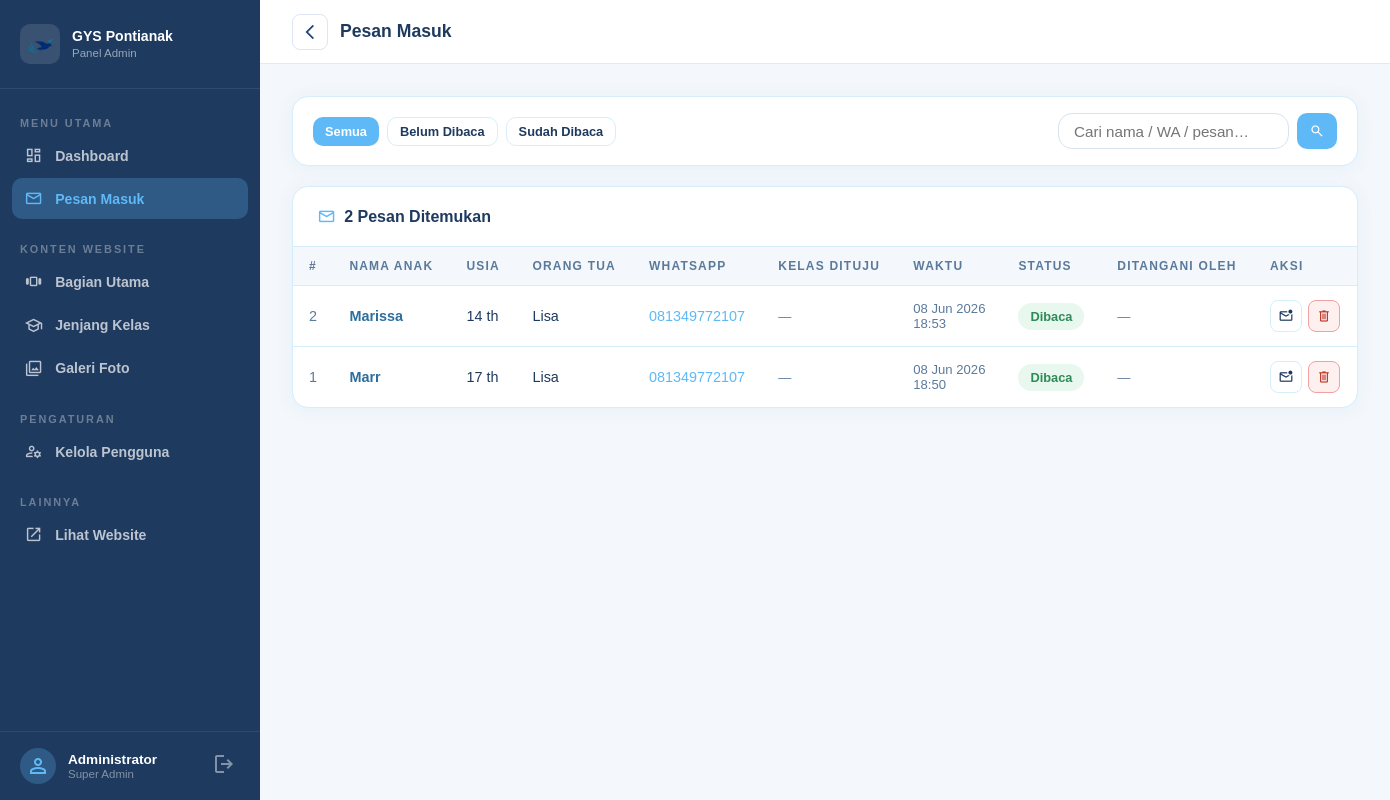
The app's page /admin/pesan.php (signed in) with its own data.
### tables this page shows
CREATE TABLE `pesan` (
  `id` int(10) UNSIGNED NOT NULL,
  `nama` varchar(100) NOT NULL,
  `usia` tinyint(4) NOT NULL,
  `jenis_kelamin` varchar(20) NOT NULL,
  `nama_wali` varchar(100) NOT NULL,
  `whatsapp` varchar(20) NOT NULL,
  `alamat` text NOT NULL,
  `pesan` text NOT NULL,
  `dibaca` tinyint(1) NOT NULL DEFAULT 0,
  `id_jenjang` int(10) UNSIGNED DEFAULT NULL,
  `ditangani_oleh` int(10) UNSIGNED DEFAULT NULL COMMENT 'FK → users.id: admin yang menangani/membaca pesan ini',
  `dibuat_pada` timestamp NOT NULL DEFAULT current_timestamp() ON UPDATE current_timestamp()
);

### config/auth.php (called while the page is built, shortened)
<?php
function currentUser(): array
{
    return [
        'id'   => $_SESSION['user_id']   ?? null,
        'nama' => $_SESSION['user_nama']  ?? '',
        'peran' => $_SESSION['user_peran']  ?? '',
        'nama_pengguna' => $_SESSION['user_nama_pengguna'] ?? '',
    ];
}

### admin/pesan.php (the view, shortened to what this page needs)
<?php
require_once dirname(__DIR__) . '/config/auth.php';
$pdo    = db();
$filter  = $_GET['filter'] ?? 'all';
$search  = trim($_GET['q'] ?? '');
$page    = max(1, (int) ($_GET['page'] ?? 1));
$perPage = 10;
$offset  = ($page - 1) * $perPage;
$where  = '1=1';
$params = [];
$countStmt = $pdo->prepare(
    "SELECT COUNT(*)
     FROM pesan p
     LEFT JOIN jenjang j ON j.id = p.id_jenjang
     WHERE $where"
);
$countStmt->execute($params);
$total = (int) $countStmt->fetchColumn();
$stmt = $pdo->prepare(
    "SELECT
        p.*,
        j.nama AS nama_jenjang,
        u.nama AS nama_penanggung_jawab
     FROM pesan p
     LEFT JOIN jenjang j ON j.id = p.id_jenjang
     LEFT JOIN pengguna u ON u.id = p.ditangani_oleh
     WHERE $where
     ORDER BY p.dibuat_pada DESC
     LIMIT $perPage OFFSET $offset"
);
$stmt->execute($params);
$pesanList = $stmt->fetchAll();
require __DIR__ . '/includes/header.php';
require __DIR__ . '/includes/sidebar.php';
?>
<div class="admin-main">
<header class="admin-topbar">
    <div class="admin-topbar_left">
        <a href="<?= BASE_URL ?>/admin/index.php"
           class="back-dashboard"
           title="Kembali ke Dashboard">
            <span class="material-symbols-outlined">arrow_back_ios_new</span>
        </a>
        <span class="admin-topbar_title">
            Pesan Masuk
        </span>
    </div>
</header>
  <div class="admin-content">
    <div class="panel" style="margin-bottom:20px">
      <div class="panel_body" style="padding:16px 20px">
        <form method="GET" style="display:flex;gap:12px;flex-wrap:wrap;align-items:center">
          <div style="display:flex;gap:8px">
            <?php foreach (['all'=>'Semua','unread'=>'Belum Dibaca','read'=>'Sudah Dibaca'] as $k => $v): ?>
              <a href="?filter=<?= $k ?><?= $search ? '&q='.urlencode($search) : '' ?>"
                 class="btn btn--sm <?= $filter === $k ? 'btn--primary' : 'btn--outline' ?>">
                <?= $v ?>
              </a>
            <?php endforeach; ?>
          </div>
          <div style="display:flex;gap:8px;margin-left:auto">
            <input class="form-control" style="height:36px;min-width:220px" type="search"
                   name="q" placeholder="Cari nama / WA / pesan…"
                   value="<?= htmlspecialchars($search) ?>"/>
            <button type="submit" class="btn btn--primary btn--sm">
              <span class="material-symbols-outlined">search</span>
            </button>
          </div>
        </form>
      </div>
    </div>
    <div class="panel">
      <div class="panel_header">
        <h2 class="panel_title">
          <span class="material-symbols-outlined">mail</span>
          <?= $total ?> Pesan Ditemukan
        </h2>
      </div>
      <div class="admin-table-wrap">
        <?php if (empty($pesanList)): ?>
          <div class="empty-state">
            <span class="material-symbols-outlined">inbox</span>
            <p>Tidak ada pesan<?= $search ? " untuk pencarian \"$search\"" : '' ?>.</p>
          </div>
        <?php else: ?>
          <table class="admin-table">
            <thead>
              <tr>
                <th>#</th>
                <th>Nama Anak</th>
                <th>Usia</th>
                <th>Orang Tua</th>
                <th>WhatsApp</th>
                <th>Kelas Dituju</th>
                <th>Waktu</th>
                <th>Status</th>
                <th>Ditangani Oleh</th>
                <th>Aksi</th>
              </tr>
            </thead>
            <tbody>
              <?php foreach ($pesanList as $p): ?>
                <tr>
                  <td style="color:var(--color-muted)"><?= $p['id'] ?></td>
                  <td>
                    <a href="#" class="open-detail"
                       data-id="<?= $p['id'] ?>"
                       data-nama="<?= htmlspecialchars($p['nama']) ?>"
                       data-usia="<?= $p['usia'] ?>"
                       data-gender="<?= htmlspecialchars($p['jenis_kelamin']) ?>"
                       data-wali="<?= htmlspecialchars($p['nama_wali']) ?>"
                       data-wa="<?= htmlspecialchars($p['whatsapp']) ?>"
                       data-alamat="<?= htmlspecialchars($p['alamat']) ?>"
                       data-pesan="<?= htmlspecialchars($p['pesan']) ?>"
                       data-jenjang="<?= htmlspecialchars($p['nama_jenjang'] ?? '—') ?>"
                       data-waktu="<?= date('d M Y, H:i', strtotime($p['dibuat_pada'])) ?>"
                       style="font-weight:600;color:var(--color-navy)">
                      <?= htmlspecialchars($p['nama']) ?>
                    </a>
                  </td>
                  <td><?= $p['usia'] ?> th</td>
                  <td><?= htmlspecialchars($p['nama_wali']) ?></td>
                  <td>
                    <a href="https://wa.me/62<?= ltrim($p['whatsapp'], '0') ?>"
                       target="_blank" style="color:var(--color-primary)">
                      <?= htmlspecialchars($p['whatsapp']) ?>
                    </a>
                  </td>
                  <td>
                    <?php if ($p['nama_jenjang']): ?>
                      <span class="badge badge--gray"><?= htmlspecialchars($p['nama_jenjang']) ?></span>
                    <?php else: ?>
                      <span style="color:var(--color-muted);font-size:.82rem">—</span>
                    <?php endif; ?>
                  </td>
                  <td style="color:var(--color-muted);font-size:.82rem;white-space:nowrap">
                    <?= date('d M Y', strtotime($p['dibuat_pada'])) ?><br/>
                    <?= date('H:i', strtotime($p['dibuat_pada'])) ?>
                  </td>
                  <td>
                    <?php if ($p['dibaca']): ?>
                      <span class="badge badge--green">Dibaca</span>
                    <?php else: ?>
                      <span class="badge badge--blue">Baru</span>
                    <?php endif; ?>
                  </td>
                  <td style="font-size:.82rem;color:var(--color-muted)">
                    <?= $p['nama_penanggung_jawab'] ? htmlspecialchars($p['nama_penanggung_jawab']) : '—' ?>
                  </td>
                  <td>
                    <div style="display:flex;gap:6px">
                      <form method="POST" style="margin:0">
                        <button type="submit" class="btn btn--icon btn--outline" title="<?= $p['dibaca'] ? 'Tandai belum dibaca' : 'Tandai sudah dibaca' ?>">
                          <span class="material-symbols-outlined"><?= $p['dibaca'] ? 'mark_email_unread' : 'drafts' ?></span>
                        </button>
                      </form>
                      <button class="btn btn--icon btn--danger confirm-delete"
                              data-id="<?= $p['id'] ?>"
                              data-nama="<?= htmlspecialchars($p['nama']) ?>"
                              title="Hapus pesan">
                        <span class="material-symbols-outlined">delete</span>
                      </button>
                    </div>
                  </td>
                </tr>
              <?php endforeach; ?>
            </tbody>
          </table>
        <?php endif; ?>
      </div>
    </div>
  </div>
</div>
</body>
</html>

### admin/includes/header.php (shortened to what this page needs)
<!DOCTYPE html>
<html lang="id">
<head>
  <link rel="stylesheet" href="<?= BASE_URL ?>/admin/CSS/style.css"/>
</head>
<body>

### admin/includes/sidebar.php (shortened to what this page needs)
<?php
$user       = currentUser();
$currentUri = $_SERVER['REQUEST_URI'] ?? '';
$isActive = fn(string $path) =>
    str_contains($currentUri, $path) ? 'active' : '';
?>
<aside class="sidebar" id="sidebar">
  <div class="sidebar_brand">
    <div class="sidebar_brand-logo">
      <img src="<?= BASE_URL ?>/gambar/burung_merpati_logo-removebg-preview.png"
           alt="Logo"/>
    </div>
    <div class="sidebar_brand-text">
      <div class="sidebar_brand-name">GYS Pontianak</div>
      <div class="sidebar_brand-sub">Panel Admin</div>
    </div>
  </div>
  <nav class="sidebar_nav">
    <div class="sidebar_section-label">Menu Utama</div>
    <a href="<?= BASE_URL ?>/admin/index.php"
       class="sidebar_link <?= $isActive('admin/index') ?>">
      <span class="material-symbols-outlined">dashboard</span>
      Dashboard
    </a>
    <a href="<?= BASE_URL ?>/admin/pesan.php"
       class="sidebar_link <?= $isActive('admin/pesan') ?>">
      <span class="material-symbols-outlined">mail</span>
      Pesan Masuk
    </a>
    <div class="sidebar_section-label" style="margin-top:12px">Konten Website</div>
    <a href="<?= BASE_URL ?>/admin/bagian_utama.php"
       class="sidebar_link <?= $isActive('admin/bagian_utama') ?>">
      <span class="material-symbols-outlined">view_carousel</span>
      Bagian Utama
    </a>
    <a href="<?= BASE_URL ?>/admin/jenjang.php"
       class="sidebar_link <?= $isActive('admin/jenjang') ?>">
      <span class="material-symbols-outlined">school</span>
      Jenjang Kelas
    </a>
    <a href="<?= BASE_URL ?>/admin/galeri.php"
       class="sidebar_link <?= $isActive('admin/galeri') ?>">
      <span class="material-symbols-outlined">photo_library</span>
      Galeri Foto
    </a>
    <?php if ($user['peran'] === 'super_admin'): ?>
      <div class="sidebar_section-label" style="margin-top:12px">Pengaturan</div>
      <a href="<?= BASE_URL ?>/admin/users.php"
         class="sidebar_link <?= $isActive('admin/users') ?>">
        <span class="material-symbols-outlined">manage_accounts</span>
        Kelola Pengguna
      </a>
    <?php endif; ?>
    <div class="sidebar_section-label" style="margin-top:12px">Lainnya</div>
    <a href="<?= BASE_URL ?>/index.php" target="_blank" class="sidebar_link">
      <span class="material-symbols-outlined">open_in_new</span>
      Lihat Website
    </a>
  </nav>
  <div class="sidebar_user">
    <div class="sidebar_user-avatar">
      <span class="material-symbols-outlined">person</span>
    </div>
    <div>
      <div class="sidebar_user-name"><?= htmlspecialchars($user['nama']) ?></div>
      <div class="sidebar_user-role">
        <?= $user['peran'] === 'super_admin' ? 'Super Admin' : 'Admin' ?>
      </div>
    </div>
    <a href="<?= BASE_URL ?>/logout.php" class="sidebar_logout" title="Keluar">
      <span class="material-symbols-outlined">logout</span>
    </a>
  </div>
</aside>

### records on screen
pesan: id "2", nama "Marissa", usia "14", nama_wali "Lisa", whatsapp "081349772107", dibuat_pada "08 Jun 2026", dibuat_pada "18:53", dibaca "Dibaca"
pesan: id "1", nama "Marr", usia "17", nama_wali "Lisa", whatsapp "081349772107", dibuat_pada "08 Jun 2026", dibuat_pada "18:50", dibaca "Dibaca"

### other values on screen
$user['nama'] "Administrator"
$v "Semua"
$v "Belum Dibaca"
$v "Sudah Dibaca"
$total "2"
